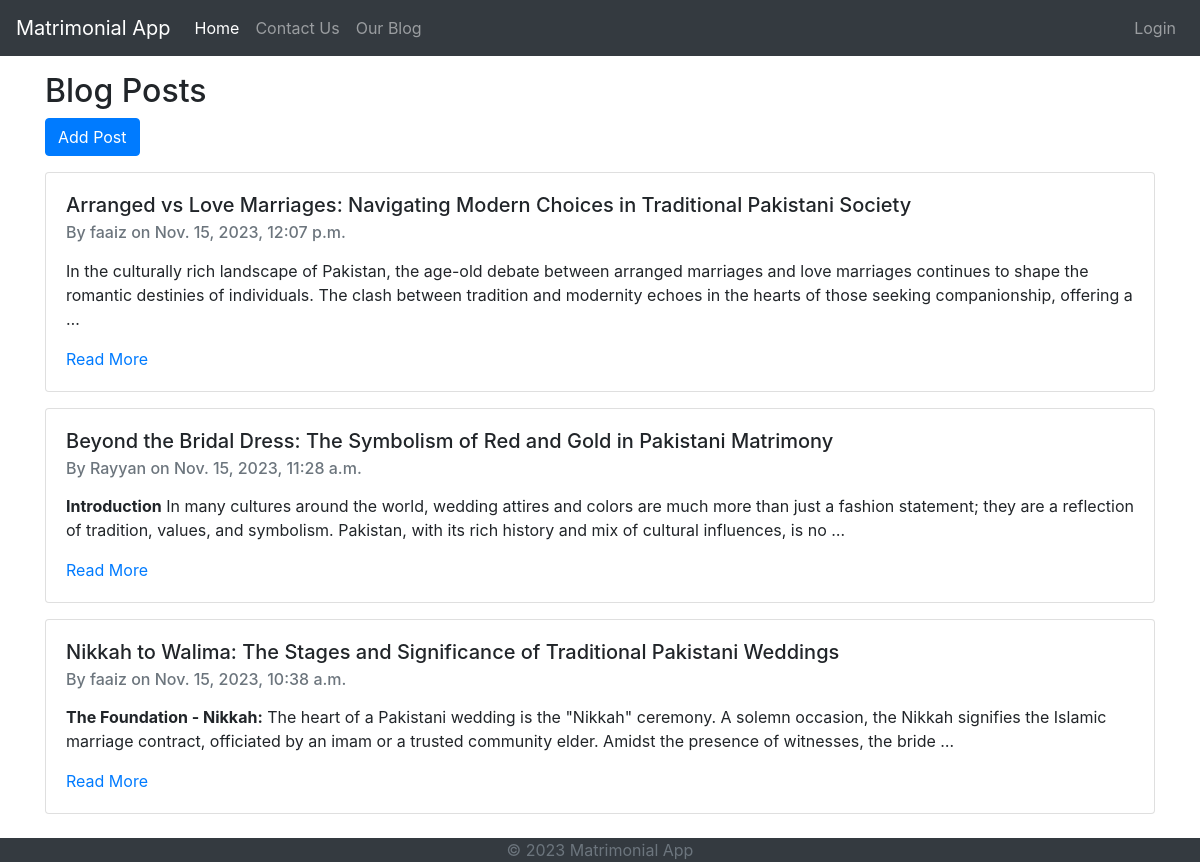
Screenshot of /blog/ with the database file from the repository.
### blog/models.py (models this page shows, shortened)
class Post(models.Model):
    author = models.ForeignKey(settings.AUTH_USER_MODEL, on_delete=models.CASCADE)
    title = models.CharField(max_length=200)
    text = models.TextField()
    created_date = models.DateTimeField(default=timezone.now)
    published_date = models.DateTimeField(blank=True, null=True)

### accounts/models.py (models this page shows)
class CustomUser(AbstractUser):
    GENDER_CHOICES = [
        ('M', 'Male'),
        ('F', 'Female'),
    ]
    gender = models.CharField(max_length=1, choices=GENDER_CHOICES)
    is_email_verified = models.BooleanField(default=False)
    email_verification_token = models.CharField(max_length=200, blank=True, null=True)

### blog/views.py (the view)
# urls.py: path('', views.post_list, name='post_list'),
def post_list(request):
    posts = Post.objects.filter(published_date__lte=timezone.now()).order_by('-published_date')
    for post in posts:
        post.text = md.markdown(post.text)
    return render(request, 'blog/post_list.html', {'posts': posts})

### blog/templates/blog/post_list.html
{% extends "base.html" %}
{% block content %}
    <h2>Blog Posts</h2>
    <a href="{% url 'blog:post_new' %}">
        <button class="btn btn-primary">Add Post</button>
    </a>
    {% for post in posts %}
        <div class="card mt-3">
            <div class="card-body">
                <h5 class="card-title">{{ post.title }}</h5>
                <h6 class="card-subtitle mb-2 text-muted">By {{ post.author.username }}
                    on {{ post.published_date }}</h6>
                <p class="card-text">{{ post.text|truncatewords:40|safe }}</p>
                <a href="{% url 'blog:post_detail' post.pk %}" class="card-link">Read More</a>
            </div>
        </div>
    {% endfor %}
{% endblock %}

### rows the page displays
Post: title "Arranged vs Love Marriages: Navigating Modern Choices in Traditional Pakistani Society", author.username "faaiz", published_date "Nov. 15, 2023, 12:07 p.m.", text "In the culturally rich landscape of Pakistan, the age-old debate between arranged marriages and love marriages continues to shape the romantic destinies of individuals. The clash between tradition and modernity echoes in the hearts of those seeking companionship, offering a …"
Post: title "Beyond the Bridal Dress: The Symbolism of Red and Gold in Pakistani Matrimony", author.username "Rayyan", published_date "Nov. 15, 2023, 11:28 a.m.", text "Introduction In many cultures around the world, wedding attires and colors are much more than just a fashion statement; they are a reflection of tradition, values, and symbolism. Pakistan, with its rich history and mix of cultural influences, is no …"
Post: title "Nikkah to Walima: The Stages and Significance of Traditional Pakistani Weddings", author.username "faaiz", published_date "Nov. 15, 2023, 10:38 a.m.", text "The Foundation - Nikkah: The heart of a Pakistani wedding is the \"Nikkah\" ceremony. A solemn occasion, the Nikkah signifies the Islamic marriage contract, officiated by an imam or a trusted community elder. Amidst the presence of witnesses, the bride …"
